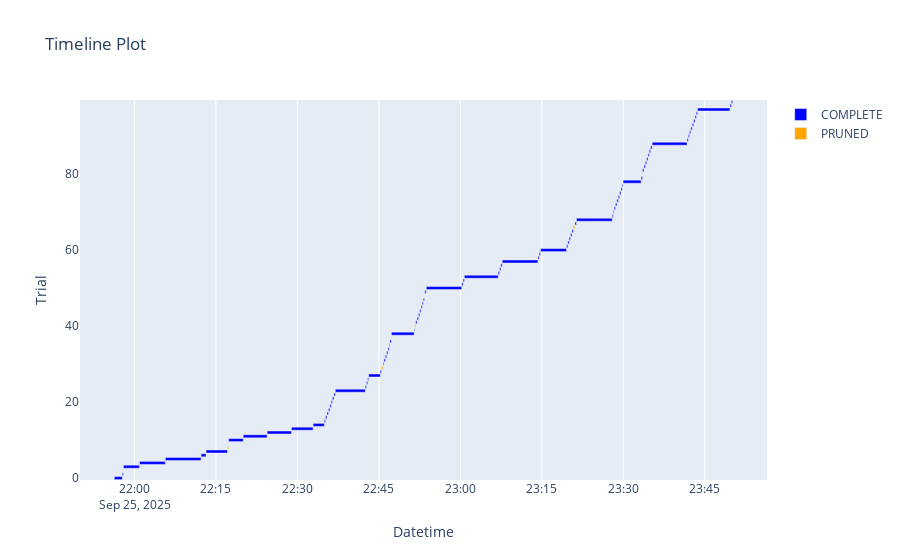

The notebook cell saved with this chart:
### Markdown cell above
#### **Timeline plot**

### Code cell
plot_timeline(study_gam)

### Figure 1 — Plotly figure (JSON) as saved in the notebook; plotly's stock layout.template omitted (floating-point values rounded to 4 significant figures)
{"data": [{"base": ["2025-09-25T21:56:17.143469", "2025-09-25T21:57:45.428922", "2025-09-25T21:57:57.334377", "2025-09-25T22:00:55.130219", "2025-09-25T22:05:41.057050", "2025-09-25T22:12:15.586574", "2025-09-25T22:13:09.957228", "2025-09-25T22:17:20.946204", "2025-09-25T22:20:01.059160", "2025-09-25T22:24:25.255881", "2025-09-25T22:28:54.073823", "2025-09-25T22:32:53.150972", "2025-09-25T22:34:57.168605", "2025-09-25T22:35:10.873502", "2025-09-25T22:35:26.846250", "2025-09-25T22:35:42.531717", "2025-09-25T22:35:58.468399", "2025-09-25T22:36:13.140878", "2025-09-25T22:36:27.105743", "2025-09-25T22:36:43.386584", "2025-09-25T22:36:58.831393", "2025-09-25T22:42:29.236415", "2025-09-25T22:42:42.988505", "2025-09-25T22:42:56.292839", "2025-09-25T22:43:07.172007", "2025-09-25T22:45:15.134540", "2025-09-25T22:45:46.574793", "2025-09-25T22:45:55.573363", "2025-09-25T22:46:11.160932", "2025-09-25T22:46:26.481304", "2025-09-25T22:46:41.127439", "2025-09-25T22:46:54.465027", "2025-09-25T22:47:02.028932", "2025-09-25T22:47:18.314248", "2025-09-25T22:51:29.467054", "2025-09-25T22:51:47.451729", "2025-09-25T22:52:02.584625", "2025-09-25T22:52:17.498267", "2025-09-25T22:52:32.056680", "2025-09-25T22:52:45.560935", "2025-09-25T22:52:58.689133", "2025-09-25T22:53:11.362680", "2025-09-25T22:53:27.901246", "2025-09-25T22:53:44.305814", "2025-09-25T23:00:16.396703", "2025-09-25T23:00:31.016372", "2025-09-25T23:00:44.703759", "2025-09-25T23:06:58.924329", "2025-09-25T23:07:13.927468", "2025-09-25T23:07:27.914606", "2025-09-25T23:07:42.335988", "2025-09-25T23:14:17.575312", "2025-09-25T23:14:31.758335", "2025-09-25T23:14:46.953253", "2025-09-25T23:19:33.449275", "2025-09-25T23:19:47.902289", "2025-09-25T23:20:02.772592", "2025-09-25T23:20:17.922170", "2025-09-25T23:20:33.064506", "2025-09-25T23:21:06.097868", "2025-09-25T23:21:23.306493", "2025-09-25T23:27:59.018391", "2025-09-25T23:28:11.586754", "2025-09-25T23:28:19.822448", "2025-09-25T23:28:34.944709", "2025-09-25T23:28:50.137134", "2025-09-25T23:29:05.684091", "2025-09-25T23:29:20.004540", "2025-09-25T23:29:35.061412", "2025-09-25T23:29:49.657877", "2025-09-25T23:29:58.681099", "2025-09-25T23:33:17.629575", "2025-09-25T23:33:32.968338", "2025-09-25T23:33:49.199676", "2025-09-25T23:34:04.437128", "2025-09-25T23:34:19.339327", "2025-09-25T23:34:34.660565", "2025-09-25T23:34:48.122722", "2025-09-25T23:35:03.018624", "2025-09-25T23:35:19.592758", "2025-09-25T23:41:44.949606", "2025-09-25T23:41:59.002017", "2025-09-25T23:42:11.652365", "2025-09-25T23:42:26.677469", "2025-09-25T23:42:42.976144", "2025-09-25T23:42:58.457319", "2025-09-25T23:43:13.335519", "2025-09-25T23:43:26.937363", "2025-09-25T23:43:41.504015", "2025-09-25T23:49:39.331533", "2025-09-25T23:49:53.983075"], "hovertemplate": "%{text}<extra>COMPLETE</extra>", "marker": {"color": "blue"}, "name": "COMPLETE", "orientation": "h", "text": ["{<br>  \"number\": 0,<br>  \"values\": [<br>    14.817040861700235<br>  ],<br>  \"params\": {<br>    \"distribution\": \"gamma\",<br>    \"lam\": 1.4228573068849337,<br>    \"n_splines\": 9<br>  }<br>}", "{<br>  \"number\": 1,<br>  \"values\": [<br>    13.907452528856002<br>  ],<br>  \"params\": {<br>    \"distribution\": \"normal\",<br>    \"link_gaussian\": \"identity\",<br>    \"lam\": 0.2742927783694932,<br>    \"n_splines\": 16<br>  }<br>}", "{<br>  \"number\": 3,<br>  \"values\": [<br>    14.320126271248476<br>  ],<br>  \"params\": {<br>    \"distribution\": \"gamma\",<br>    \"lam\": 1.2714246440247166,<br>    \"n_splines\": 15<br>  }<br>}", "{<br>  \"number\": 4,<br>  \"values\": [<br>    13.901449939312418<br>  ],<br>  \"params\": {<br>    \"distribution\": \"gamma\",<br>    \"lam\": 0.27111517294117415,<br>    \"n_splines\": 21<br>  }<br>}", "{<br>  \"number\": 5,<br>  \"values\": [<br>    1.2106567889102829e+30<br>  ],<br>  \"params\": {<br>    \"distribution\": \"normal\",<br>    \"link_gaussian\": \"log\",<br>    \"lam\": 0.01152457585591611,<br>    \"n_splines\": 25<br>  }<br>}", "{<br>  \"number\": 6,<br>  \"values\": [<br>    15.339668848253114<br>  ],<br>  \"params\": {<br>    \"distribution\": \"gamma\",<br>    \"lam\": 0.12878827886430383,<br>    \"n_splines\": 6<br>  }<br>}", "{<br>  \"number\": 7,<br>  \"values\": [<br>    13.781831961900682<br>  ],<br>  \"params\": {<br>    \"distribution\": \"gamma\",<br>    \"lam\": 0.4874891366233747,<br>    \"n_splines\": 19<br>  }<br>}", "{<br>  \"number\": 10,<br>  \"values\": [<br>    14.521971967275103<br>  ],<br>  \"params\": {<br>    \"distribution\": \"gamma\",<br>    \"lam\": 13.300408130026335,<br>    \"n_splines\": 14<br>  }<br>}", "{<br>  \"number\": 11,<br>  \"values\": [<br>    14.070368352537924<br>  ],<br>  \"params\": {<br>    \"distribution\": \"gamma\",<br>    \"lam\": 0.03786157887244166,<br>    \"n_splines\": 20<br>  }<br>}", "{<br>  \"number\": 12,<br>  \"values\": [<br>    13.742090630988935<br>  ],<br>  \"params\": {<br>    \"distribution\": \"gamma\",<br>    \"lam\": 0.44114989117897213,<br>    \"n_splines\": 20<br>  }<br>}", "{<br>  \"number\": 13,<br>  \"values\": [<br>    14.114953787392094<br>  ],<br>  \"params\": {<br>    \"distribution\": \"gamma\",<br>    \"lam\": 4.340106439043112,<br>    \"n_splines\": 18<br>  }<br>}", "{<br>  \"number\": 14,<br>  \"values\": [<br>    15.003617797073984<br>  ],<br>  \"params\": {<br>    \"distribution\": \"gamma\",<br>    \"lam\": 0.5410021327463498,<br>    \"n_splines\": 12<br>  }<br>}", "{<br>  \"number\": 15,<br>  \"values\": [<br>    13.669440831380717<br>  ],<br>  \"params\": {<br>    \"distribution\": \"normal\",<br>    \"link_gaussian\": \"identity\",<br>    \"lam\": 0.04950831044724869,<br>    \"n_splines\": 23<br>  }<br>}", "{<br>  \"number\": 16,<br>  \"values\": [<br>    13.23560941971483<br>  ],<br>  \"params\": {<br>    \"distribution\": \"normal\",<br>    \"link_gaussian\": \"identity\",<br>    \"lam\": 0.046278352455354436,<br>    \"n_splines\": 25<br>  }<br>}", "{<br>  \"number\": 17,<br>  \"values\": [<br>    13.241689032916566<br>  ],<br>  \"params\": {<br>    \"distribution\": \"normal\",<br>    \"link_gaussian\": \"identity\",<br>    \"lam\": 0.039771358932926555,<br>    \"n_splines\": 25<br>  }<br>}", "{<br>  \"number\": 18,<br>  \"values\": [<br>    13.259242096185789<br>  ],<br>  \"params\": {<br>    \"distribution\": \"normal\",<br>    \"link_gaussian\": \"identity\",<br>    \"lam\": 0.017087334170439287,<br>    \"n_splines\": 25<br>  }<br>}", "{<br>  \"number\": 19,<br>  \"values\": [<br>    13.638156830152225<br>  ],<br>  \"params\": {<br>    \"distribution\": \"normal\",<br>    \"link_gaussian\": \"identity\",<br>    \"lam\": 0.059052258752420775,<br>    \"n_splines\": 23<br>  }<br>}", "{<br>  \"number\": 20,<br>  \"values\": [<br>    13.494976102714855<br>  ],<br>  \"params\": {<br>    \"distribution\": \"normal\",<br>    \"link_gaussian\": \"identity\",<br>    \"lam\": 0.027534179723527348,<br>    \"n_splines\": 22<br>  }<br>}", "{<br>  \"number\": 21,<br>  \"values\": [<br>    13.268286393244535<br>  ],<br>  \"params\": {<br>    \"distribution\": \"normal\",<br>    \"link_gaussian\": \"identity\",<br>    \"lam\": 0.01020543316149744,<br>    \"n_splines\": 25<br>  }<br>}", "{<br>  \"number\": 22,<br>  \"values\": [<br>    13.25558658453118<br>  ],<br>  \"params\": {<br>    \"distribution\": \"normal\",<br>    \"link_gaussian\": \"identity\",<br>    \"lam\": 0.022861686059311184,<br>    \"n_splines\": 25<br>  }<br>}", "{<br>  \"number\": 23,<br>  \"values\": [<br>    23018902.295388628<br>  ],<br>  \"params\": {<br>    \"distribution\": \"normal\",<br>    \"link_gaussian\": \"log\",<br>    \"lam\": 0.09329723438274026,<br>    \"n_splines\": 25<br>  }<br>}", "{<br>  \"number\": 24,<br>  \"values\": [<br>    13.7981187065637<br>  ],<br>  \"params\": {<br>    \"distribution\": \"normal\",<br>    \"link_gaussian\": \"identity\",<br>    \"lam\": 0.0264606525615347,<br>    \"n_splines\": 23<br>  }<br>}", "{<br>  \"number\": 25,<br>  \"values\": [<br>    13.45714734173854<br>  ],<br>  \"params\": {<br>    \"distribution\": \"normal\",<br>    \"link_gaussian\": \"identity\",<br>    \"lam\": 0.07406202052285386,<br>    \"n_splines\": 22<br>  }<br>}", "{<br>  \"number\": 26,<br>  \"values\": [<br>    13.904920422795493<br>  ],<br>  \"params\": {<br>    \"distribution\": \"normal\",<br>    \"link_gaussian\": \"identity\",<br>    \"lam\": 0.018096589657401567,<br>    \"n_splines\": 17<br>  }<br>}", "{<br>  \"number\": 27,<br>  \"values\": [<br>    13.830868656382584<br>  ],<br>  \"params\": {<br>    \"distribution\": \"normal\",<br>    \"link_gaussian\": \"log\",<br>    \"lam\": 0.2107530506806268,<br>    \"n_splines\": 12<br>  }<br>}", "{<br>  \"number\": 28,<br>  \"values\": [<br>    13.360350931733022<br>  ],<br>  \"params\": {<br>    \"distribution\": \"normal\",<br>    \"link_gaussian\": \"identity\",<br>    \"lam\": 0.033530793210808,<br>    \"n_splines\": 24<br>  }<br>}", "{<br>  \"number\": 30,<br>  \"values\": [<br>    14.399581346290137<br>  ],<br>  \"params\": {<br>    \"distribution\": \"normal\",<br>    \"link_gaussian\": \"identity\",<br>    \"lam\": 0.10717502308231838,<br>    \"n_splines\": 11<br>  }<br>}", "{<br>  \"number\": 31,<br>  \"values\": [<br>    13.259031518740459<br>  ],<br>  \"params\": {<br>    \"distribution\": \"normal\",<br>    \"link_gaussian\": \"identity\",<br>    \"lam\": 0.017408008716659314,<br>    \"n_splines\": 25<br>  }<br>}", "{<br>  \"number\": 32,<br>  \"values\": [<br>    13.54719272457611<br>  ],<br>  \"params\": {<br>    \"distribution\": \"normal\",<br>    \"link_gaussian\": \"identity\",<br>    \"lam\": 0.016227790741042077,<br>    \"n_splines\": 24<br>  }<br>}", "{<br>  \"number\": 33,<br>  \"values\": [<br>    13.312649969849092<br>  ],<br>  \"params\": {<br>    \"distribution\": \"normal\",<br>    \"link_gaussian\": \"identity\",<br>    \"lam\": 0.051918807632420724,<br>    \"n_splines\": 24<br>  }<br>}", "{<br>  \"number\": 34,<br>  \"values\": [<br>    13.494831170604467<br>  ],<br>  \"params\": {<br>    \"distribution\": \"normal\",<br>    \"link_gaussian\": \"identity\",<br>    \"lam\": 0.027613130652506476,<br>    \"n_splines\": 22<br>  }<br>}", "{<br>  \"number\": 35,<br>  \"values\": [<br>    14.670246960289294<br>  ],<br>  \"params\": {<br>    \"distribution\": \"normal\",<br>    \"link_gaussian\": \"identity\",<br>    \"lam\": 0.017888359186165142,<br>    \"n_splines\": 8<br>  }<br>}", "{<br>  \"number\": 36,<br>  \"values\": [<br>    13.242451240991981<br>  ],<br>  \"params\": {<br>    \"distribution\": \"normal\",<br>    \"link_gaussian\": \"identity\",<br>    \"lam\": 1.8624975469198104,<br>    \"n_splines\": 25<br>  }<br>}", "{<br>  \"number\": 38,<br>  \"values\": [<br>    1593.930144212178<br>  ],<br>  \"params\": {<br>    \"distribution\": \"normal\",<br>    \"link_gaussian\": \"log\",<br>    \"lam\": 2.300034827941553,<br>    \"n_splines\": 21<br>  }<br>}", "{<br>  \"number\": 39,<br>  \"values\": [<br>    17.016326762637625<br>  ],<br>  \"params\": {<br>    \"distribution\": \"normal\",<br>    \"link_gaussian\": \"identity\",<br>    \"lam\": 14.718865166047394,<br>    \"n_splines\": 5<br>  }<br>}", "{<br>  \"number\": 41,<br>  \"values\": [<br>    13.162453330081862<br>  ],<br>  \"params\": {<br>    \"distribution\": \"normal\",<br>    \"link_gaussian\": \"identity\",<br>    \"lam\": 0.7314230588012134,<br>    \"n_splines\": 25<br>  }<br>}", "{<br>  \"number\": 42,<br>  \"values\": [<br>    13.23608904235519<br>  ],<br>  \"params\": {<br>    \"distribution\": \"normal\",<br>    \"link_gaussian\": \"identity\",<br>    \"lam\": 1.761951779077439,<br>    \"n_splines\": 25<br>  }<br>}", "{<br>  \"number\": 43,<br>  \"values\": [<br>    13.24909516379241<br>  ],<br>  \"params\": {<br>    \"distribution\": \"normal\",<br>    \"link_gaussian\": \"identity\",<br>    \"lam\": 0.7210892041541366,<br>    \"n_splines\": 24<br>  }<br>}", "{<br>  \"number\": 44,<br>  \"values\": [<br>    13.506868600057842<br>  ],<br>  \"params\": {<br>    \"distribution\": \"normal\",<br>    \"link_gaussian\": \"identity\",<br>    \"lam\": 1.7691540600742108,<br>    \"n_splines\": 23<br>  }<br>}", "{<br>  \"number\": 45,<br>  \"values\": [<br>    13.425320110128588<br>  ],<br>  \"params\": {<br>    \"distribution\": \"normal\",<br>    \"link_gaussian\": \"identity\",<br>    \"lam\": 0.25757659020798024,<br>    \"n_splines\": 22<br>  }<br>}", "{<br>  \"number\": 46,<br>  \"values\": [<br>    13.95435577644203<br>  ],<br>  \"params\": {<br>    \"distribution\": \"normal\",<br>    \"link_gaussian\": \"identity\",<br>    \"lam\": 9.663867664043439,<br>    \"n_splines\": 19<br>  }<br>}", "{<br>  \"number\": 47,<br>  \"values\": [<br>    13.800098171317664<br>  ],<br>  \"params\": {<br>    \"distribution\": \"normal\",<br>    \"link_gaussian\": \"identity\",<br>    \"lam\": 6.9896695218776035,<br>    \"n_splines\": 20<br>  }<br>}", "{<br>  \"number\": 49,<br>  \"values\": [<br>    13.309205491228399<br>  ],<br>  \"params\": {<br>    \"distribution\": \"normal\",<br>    \"link_gaussian\": \"identity\",<br>    \"lam\": 1.834437613421254,<br>    \"n_splines\": 24<br>  }<br>}", "{<br>  \"number\": 50,<br>  \"values\": [<br>    13.851026298024408<br>  ],<br>  \"params\": {<br>    \"distribution\": \"gamma\",<br>    \"lam\": 0.37183068993103824,<br>    \"n_splines\": 25<br>  }<br>}", "{<br>  \"number\": 51,<br>  \"values\": [<br>    13.250743252203954<br>  ],<br>  \"params\": {<br>    \"distribution\": \"normal\",<br>    \"link_gaussian\": \"identity\",<br>    \"lam\": 0.7547174809487214,<br>    \"n_splines\": 24<br>  }<br>}", "{<br>  \"number\": 52,<br>  \"values\": [<br>    13.489820582691205<br>  ],<br>  \"params\": {<br>    \"distribution\": \"normal\",<br>    \"link_gaussian\": \"identity\",<br>    \"lam\": 1.3495689270933358,<br>    \"n_splines\": 23<br>  }<br>}", "{<br>  \"number\": 53,<br>  \"values\": [<br>    790.8426491200181<br>  ],<br>  \"params\": {<br>    \"distribution\": \"normal\",<br>    \"link_gaussian\": \"log\",<br>    \"lam\": 0.7399686095677831,<br>    \"n_splines\": 24<br>  }<br>}", "{<br>  \"number\": 54,<br>  \"values\": [<br>    13.300289214738669<br>  ],<br>  \"params\": {<br>    \"distribution\": \"normal\",<br>    \"link_gaussian\": \"identity\",<br>    \"lam\": 2.908144507505593,<br>    \"n_splines\": 25<br>  }<br>}", "{<br>  \"number\": 55,<br>  \"values\": [<br>    13.433618777897962<br>  ],<br>  \"params\": {<br>    \"distribution\": \"normal\",<br>    \"link_gaussian\": \"identity\",<br>    \"lam\": 0.16688971959938223,<br>    \"n_splines\": 22<br>  }<br>}", "{<br>  \"number\": 56,<br>  \"values\": [<br>    13.590011084929532<br>  ],<br>  \"params\": {<br>    \"distribution\": \"normal\",<br>    \"link_gaussian\": \"identity\",<br>    \"lam\": 4.23401639423629,<br>    \"n_splines\": 23<br>  }<br>}", "{<br>  \"number\": 57,<br>  \"values\": [<br>    13.856367143950576<br>  ],<br>  \"params\": {<br>    \"distribution\": \"gamma\",<br>    \"lam\": 0.3556799361330569,<br>    \"n_splines\": 25<br>  }<br>}", "{<br>  \"number\": 58,<br>  \"values\": [<br>    13.465485324727679<br>  ],<br>  \"params\": {<br>    \"distribution\": \"normal\",<br>    \"link_gaussian\": \"identity\",<br>    \"lam\": 0.712348567504015,<br>    \"n_splines\": 23<br>  }<br>}", "{<br>  \"number\": 59,<br>  \"values\": [<br>    13.26543794864485<br>  ],<br>  \"params\": {<br>    \"distribution\": \"normal\",<br>    \"link_gaussian\": \"identity\",<br>    \"lam\": 1.030519712615558,<br>    \"n_splines\": 24<br>  }<br>}", "{<br>  \"number\": 60,<br>  \"values\": [<br>    21.49636453883824<br>  ],<br>  \"params\": {<br>    \"distribution\": \"normal\",<br>    \"link_gaussian\": \"log\",<br>    \"lam\": 5.904103495465026,<br>    \"n_splines\": 25<br>  }<br>}", "{<br>  \"number\": 61,<br>  \"values\": [<br>    13.243367178340998<br>  ],<br>  \"params\": {<br>    \"distribution\": \"normal\",<br>    \"link_gaussian\": \"identity\",<br>    \"lam\": 0.5914978178844691,<br>    \"n_splines\": 24<br>  }<br>}", "{<br>  \"number\": 62,<br>  \"values\": [<br>    13.150646032040305<br>  ],<br>  \"params\": {<br>    \"distribution\": \"normal\",<br>    \"link_gaussian\": \"identity\",<br>    \"lam\": 0.5518400703509865,<br>    \"n_splines\": 25<br>  }<br>}", "{<br>  \"number\": 63,<br>  \"values\": [<br>    13.233446663989701<br>  ],<br>  \"params\": {<br>    \"distribution\": \"normal\",<br>    \"link_gaussian\": \"identity\",<br>    \"lam\": 1.7209383879341276,<br>    \"n_splines\": 25<br>  }<br>}", "{<br>  \"number\": 64,<br>  \"values\": [<br>    13.23383883748341<br>  ],<br>  \"params\": {<br>    \"distribution\": \"normal\",<br>    \"link_gaussian\": \"identity\",<br>    \"lam\": 1.7269983617287956,<br>    \"n_splines\": 25<br>  }<br>}", "{<br>  \"number\": 65,<br>  \"values\": [<br>    13.29787713709943<br>  ],<br>  \"params\": {<br>    \"distribution\": \"normal\",<br>    \"link_gaussian\": \"identity\",<br>    \"lam\": 2.8593531494165667,<br>    \"n_splines\": 25<br>  }<br>}", "{<br>  \"number\": 67,<br>  \"values\": [<br>    13.440431583238878<br>  ],<br>  \"params\": {<br>    \"distribution\": \"normal\",<br>    \"link_gaussian\": \"identity\",<br>    \"lam\": 0.1284468755813691,<br>    \"n_splines\": 22<br>  }<br>}", "{<br>  \"number\": 68,<br>  \"values\": [<br>    14.124194292312838<br>  ],<br>  \"params\": {<br>    \"distribution\": \"gamma\",<br>    \"lam\": 0.0723598716678972,<br>    \"n_splines\": 25<br>  }<br>}", "{<br>  \"number\": 69,<br>  \"values\": [<br>    14.59601184653013<br>  ],<br>  \"params\": {<br>    \"distribution\": \"normal\",<br>    \"link_gaussian\": \"identity\",<br>    \"lam\": 62.43242617950852,<br>    \"n_splines\": 17<br>  }<br>}", "{<br>  \"number\": 70,<br>  \"values\": [<br>    14.396767177631093<br>  ],<br>  \"params\": {<br>    \"distribution\": \"normal\",<br>    \"link_gaussian\": \"identity\",<br>    \"lam\": 0.0399711157488499,<br>    \"n_splines\": 10<br>  }<br>}", "{<br>  \"number\": 71,<br>  \"values\": [<br>    13.239787172667407<br>  ],<br>  \"params\": {<br>    \"distribution\": \"normal\",<br>    \"link_gaussian\": \"identity\",<br>    \"lam\": 1.8200823745420638,<br>    \"n_splines\": 25<br>  }<br>}", "{<br>  \"number\": 72,<br>  \"values\": [<br>    13.272745751553845<br>  ],<br>  \"params\": {<br>    \"distribution\": \"normal\",<br>    \"link_gaussian\": \"identity\",<br>    \"lam\": 2.378901341337206,<br>    \"n_splines\": 25<br>  }<br>}", "{<br>  \"number\": 73,<br>  \"values\": [<br>    13.286583886542884<br>  ],<br>  \"params\": {<br>    \"distribution\": \"normal\",<br>    \"link_gaussian\": \"identity\",<br>    \"lam\": 1.4116206756947378,<br>    \"n_splines\": 24<br>  }<br>}", "{<br>  \"number\": 74,<br>  \"values\": [<br>    13.579863955260976<br>  ],<br>  \"params\": {<br>    \"distribution\": \"normal\",<br>    \"link_gaussian\": \"identity\",<br>    \"lam\": 3.8883345088266736,<br>    \"n_splines\": 23<br>  }<br>}", "{<br>  \"number\": 75,<br>  \"values\": [<br>    13.184625658177799<br>  ],<br>  \"params\": {<br>    \"distribution\": \"normal\",<br>    \"link_gaussian\": \"identity\",<br>    \"lam\": 1.0280701223322146,<br>    \"n_splines\": 25<br>  }<br>}", "{<br>  \"number\": 76,<br>  \"values\": [<br>    13.263265501780849<br>  ],<br>  \"params\": {<br>    \"distribution\": \"normal\",<br>    \"link_gaussian\": \"identity\",<br>    \"lam\": 0.9911306902938951,<br>    \"n_splines\": 24<br>  }<br>}", "{<br>  \"number\": 77,<br>  \"values\": [<br>    14.229089107681181<br>  ],<br>  \"params\": {<br>    \"distribution\": \"normal\",<br>    \"link_gaussian\": \"identity\",<br>    \"lam\": 0.5019482576103841,<br>    \"n_splines\": 13<br>  }<br>}", "{<br>  \"number\": 78,<br>  \"values\": [<br>    495932833212.1456<br>  ],<br>  \"params\": {<br>    \"distribution\": \"normal\",<br>    \"link_gaussian\": \"log\",<br>    \"lam\": 1.6961567013579166,<br>    \"n_splines\": 25<br>  }<br>}", "{<br>  \"number\": 79,<br>  \"values\": [<br>    13.472911120933452<br>  ],<br>  \"params\": {<br>    \"distribution\": \"normal\",<br>    \"link_gaussian\": \"identity\",<br>    \"lam\": 0.9313006421272335,<br>    \"n_splines\": 23<br>  }<br>}", "{<br>  \"number\": 81,<br>  \"values\": [<br>    13.393495775911793<br>  ],<br>  \"params\": {<br>    \"distribution\": \"normal\",<br>    \"link_gaussian\": \"identity\",<br>    \"lam\": 5.2027892545713526,<br>    \"n_splines\": 25<br>  }<br>}", "{<br>  \"number\": 82,<br>  \"values\": [<br>    13.238880766537783<br>  ],<br>  \"params\": {<br>    \"distribution\": \"normal\",<br>    \"link_gaussian\": \"identity\",<br>    \"lam\": 0.3371940227702146,<br>    \"n_splines\": 24<br>  }<br>}", "{<br>  \"number\": 83,<br>  \"values\": [<br>    13.144874368010482<br>  ],<br>  \"params\": {<br>    \"distribution\": \"normal\",<br>    \"link_gaussian\": \"identity\",<br>    \"lam\": 0.32290252919375523,<br>    \"n_splines\": 25<br>  }<br>}", "{<br>  \"number\": 84,<br>  \"values\": [<br>    13.238510447722676<br>  ],<br>  \"params\": {<br>    \"distribution\": \"normal\",<br>    \"link_gaussian\": \"identity\",<br>    \"lam\": 0.37100794279773536,<br>    \"n_splines\": 24<br>  }<br>}", "{<br>  \"number\": 85,<br>  \"values\": [<br>    13.4294699955579<br>  ],<br>  \"params\": {<br>    \"distribution\": \"normal\",<br>    \"link_gaussian\": \"identity\",<br>    \"lam\": 0.2014769860090344,<br>    \"n_splines\": 22<br>  }<br>}", "{<br>  \"number\": 86,<br>  \"values\": [<br>    13.242445827859333<br>  ],<br>  \"params\": {<br>    \"distribution\": \"normal\",<br>    \"link_gaussian\": \"identity\",<br>    \"lam\": 0.5671730427805411,<br>    \"n_splines\": 24<br>  }<br>}", "{<br>  \"number\": 87,<br>  \"values\": [<br>    13.145205373259476<br>  ],<br>  \"params\": {<br>    \"distribution\": \"normal\",<br>    \"link_gaussian\": \"identity\",<br>    \"lam\": 0.4278590836212847,<br>    \"n_splines\": 25<br>  }<br>}", "{<br>  \"number\": 88,<br>  \"values\": [<br>    13.900099068508569<br>  ],<br>  \"params\": {<br>    \"distribution\": \"gamma\",<br>    \"lam\": 0.27101868127846684,<br>    \"n_splines\": 25<br>  }<br>}", "{<br>  \"number\": 89,<br>  \"values\": [<br>    13.48172371355948<br>  ],<br>  \"params\": {<br>    \"distribution\": \"normal\",<br>    \"link_gaussian\": \"identity\",<br>    \"lam\": 1.1529344310397875,<br>    \"n_splines\": 23<br>  }<br>}", "{<br>  \"number\": 90,<br>  \"values\": [<br>    13.554162869841898<br>  ],<br>  \"params\": {<br>    \"distribution\": \"normal\",<br>    \"link_gaussian\": \"identity\",<br>    \"lam\": 0.43361172664846975,<br>    \"n_splines\": 21<br>  }<br>}", "{<br>  \"number\": 91,<br>  \"values\": [<br>    13.144824406896877<br>  ],<br>  \"params\": {<br>    \"distribution\": \"normal\",<br>    \"link_gaussian\": \"identity\",<br>    \"lam\": 0.4122645931880113,<br>    \"n_splines\": 25<br>  }<br>}", "{<br>  \"number\": 92,<br>  \"values\": [<br>    13.170883142898415<br>  ],<br>  \"params\": {<br>    \"distribution\": \"normal\",<br>    \"link_gaussian\": \"identity\",<br>    \"lam\": 0.8458267069194687,<br>    \"n_splines\": 25<br>  }<br>}", "{<br>  \"number\": 93,<br>  \"values\": [<br>    13.173308963455195<br>  ],<br>  \"params\": {<br>    \"distribution\": \"normal\",<br>    \"link_gaussian\": \"identity\",<br>    \"lam\": 0.8781185049692198,<br>    \"n_splines\": 25<br>  }<br>}", "{<br>  \"number\": 94,<br>  \"values\": [<br>    13.170529597971626<br>  ],<br>  \"params\": {<br>    \"distribution\": \"normal\",<br>    \"link_gaussian\": \"identity\",<br>    \"lam\": 0.8411061807835549,<br>    \"n_splines\": 25<br>  }<br>}", "{<br>  \"number\": 95,<br>  \"values\": [<br>    13.470137232727451<br>  ],<br>  \"params\": {<br>    \"distribution\": \"normal\",<br>    \"link_gaussian\": \"identity\",<br>    \"lam\": 0.8561847994253272,<br>    \"n_splines\": 23<br>  }<br>}", "{<br>  \"number\": 96,<br>  \"values\": [<br>    13.239469009620404<br>  ],<br>  \"params\": {<br>    \"distribution\": \"normal\",<br>    \"link_gaussian\": \"identity\",<br>    \"lam\": 0.4673039543818314,<br>    \"n_splines\": 24<br>  }<br>}", "{<br>  \"number\": 97,<br>  \"values\": [<br>    2868337334365.0415<br>  ],<br>  \"params\": {<br>    \"distribution\": \"normal\",<br>    \"link_gaussian\": \"log\",<br>    \"lam\": 0.6555909801435198,<br>    \"n_splines\": 25<br>  }<br>}", "{<br>  \"number\": 98,<br>  \"values\": [<br>    13.243351492738682<br>  ],<br>  \"params\": {<br>    \"distribution\": \"normal\",<br>    \"link_gaussian\": \"identity\",<br>    \"lam\": 0.2411380294110377,<br>    \"n_splines\": 24<br>  }<br>}", "{<br>  \"number\": 99,<br>  \"values\": [<br>    13.14545022800318<br>  ],<br>  \"params\": {<br>    \"distribution\": \"normal\",<br>    \"link_gaussian\": \"identity\",<br>    \"lam\": 0.30635707336649437,<br>    \"n_splines\": 25<br>  }<br>}"], "textposition": "none", "type": "bar", "x": [87830.0, 11450.0, 176900.0, 284900.0, 394000.0, 54270.0, 237200.0, 160000.0, 263300.0, 268800.0, 239000.0, 123900.0, 13660.0, 15180.0, 15640.0, 15620.0, 14630.0, 13250.0, 16230.0, 15290.0, 330400.0, 13590.0, 13260.0, 10830.0, 127900.0, 14580.0, 8224.0, 15550.0, 14910.0, 14600.0, 13150.0, 7523.0, 15050.0, 251100.0, 5699.0, 15090.0, 14870.0, 14520.0, 13460.0, 13080.0, 11750.0, 12650.0, 15220.0, 391000.0, 14570.0, 13640.0, 374200.0, 14920.0, 13850.0, 14380.0, 395200.0, 14130.0, 15130.0, 286500.0, 14410.0, 14820.0, 15110.0, 15090.0, 15100.0, 15760.0, 394900.0, 12520.0, 8195.0, 15070.0, 15150.0, 15400.0, 14270.0, 14940.0, 14520.0, 8982.0, 198700.0, 14970.0, 15290.0, 15200.0, 14840.0, 14480.0, 13350.0, 14850.0, 16530.0, 385300.0, 13780.0, 12600.0, 14980.0, 15210.0, 15440.0, 14840.0, 13560.0, 14530.0, 357800.0, 14600.0, 15160.0], "y": [0, 1, 3, 4, 5, 6, 7, 10, 11, 12, 13, 14, 15, 16, 17, 18, 19, 20, 21, 22, 23, 24, 25, 26, 27, 28, 30, 31, 32, 33, 34, 35, 36, 38, 39, 41, 42, 43, 44, 45, 46, 47, 49, 50, 51, 52, 53, 54, 55, 56, 57, 58, 59, 60, 61, 62, 63, 64, 65, 67, 68, 69, 70, 71, 72, 73, 74, 75, 76, 77, 78, 79, 81, 82, 83, 84, 85, 86, 87, 88, 89, 90, 91, 92, 93, 94, 95, 96, 97, 98, 99]}, {"base": ["2025-09-25T21:57:57.021135", "2025-09-25T22:17:07.332958", "2025-09-25T22:17:20.495517", "2025-09-25T22:45:30.263340", "2025-09-25T22:47:17.975044", "2025-09-25T22:51:35.250532", "2025-09-25T22:53:25.255239", "2025-09-25T23:20:48.288302", "2025-09-25T23:33:32.638035"], "hovertemplate": "%{text}<extra>PRUNED</extra>", "marker": {"color": "orange"}, "name": "PRUNED", "orientation": "h", "text": ["{<br>  \"number\": 2,<br>  \"values\": null,<br>  \"params\": {<br>    \"distribution\": \"inv_gauss\",<br>    \"link_inverse_gaussian\": \"inverse_squared\",<br>    \"lam\": 4.541388693973408,<br>    \"n_splines\": 7<br>  }<br>}", "{<br>  \"number\": 8,<br>  \"values\": null,<br>  \"params\": {<br>    \"distribution\": \"inv_gauss\",<br>    \"link_inverse_gaussian\": \"log\",<br>    \"lam\": 0.15469187758492106,<br>    \"n_splines\": 19<br>  }<br>}", "{<br>  \"number\": 9,<br>  \"values\": null,<br>  \"params\": {<br>    \"distribution\": \"inv_gauss\",<br>    \"link_inverse_gaussian\": \"inverse_squared\",<br>    \"lam\": 45.4856172436645,<br>    \"n_splines\": 23<br>  }<br>}", "{<br>  \"number\": 29,<br>  \"values\": null,<br>  \"params\": {<br>    \"distribution\": \"inv_gauss\",<br>    \"link_inverse_gaussian\": \"log\",<br>    \"lam\": 3.240029702682857,<br>    \"n_splines\": 21<br>  }<br>}", "{<br>  \"number\": 37,<br>  \"values\": null,<br>  \"params\": {<br>    \"distribution\": \"inv_gauss\",<br>    \"link_inverse_gaussian\": \"inverse_squared\",<br>    \"lam\": 1.0419453218405463,<br>    \"n_splines\": 24<br>  }<br>}", "{<br>  \"number\": 40,<br>  \"values\": null,<br>  \"params\": {<br>    \"distribution\": \"inv_gauss\",<br>    \"link_inverse_gaussian\": \"log\",<br>    \"lam\": 10.646648265121526,<br>    \"n_splines\": 15<br>  }<br>}", "{<br>  \"number\": 48,<br>  \"values\": null,<br>  \"params\": {<br>    \"distribution\": \"inv_gauss\",<br>    \"link_inverse_gaussian\": \"inverse_squared\",<br>    \"lam\": 25.149474113421736,<br>    \"n_splines\": 21<br>  }<br>}", "{<br>  \"number\": 66,<br>  \"values\": null,<br>  \"params\": {<br>    \"distribution\": \"inv_gauss\",<br>    \"link_inverse_gaussian\": \"log\",<br>    \"lam\": 1.2437462912985071,<br>    \"n_splines\": 23<br>  }<br>}", "{<br>  \"number\": 80,<br>  \"values\": null,<br>  \"params\": {<br>    \"distribution\": \"inv_gauss\",<br>    \"link_inverse_gaussian\": \"inverse_squared\",<br>    \"lam\": 2.2671863008491786,<br>    \"n_splines\": 24<br>  }<br>}"], "textposition": "none", "type": "bar", "x": [241.6, 13120.0, 366.1, 16270.0, 312.7, 11860.0, 2302.0, 16930.0, 284.4], "y": [2, 8, 9, 29, 37, 40, 48, 66, 80]}], "layout": {"showlegend": true, "title": {"text": "Timeline Plot"}, "xaxis": {"title": {"text": "Datetime"}, "type": "date"}, "yaxis": {"title": {"text": "Trial"}}}}
